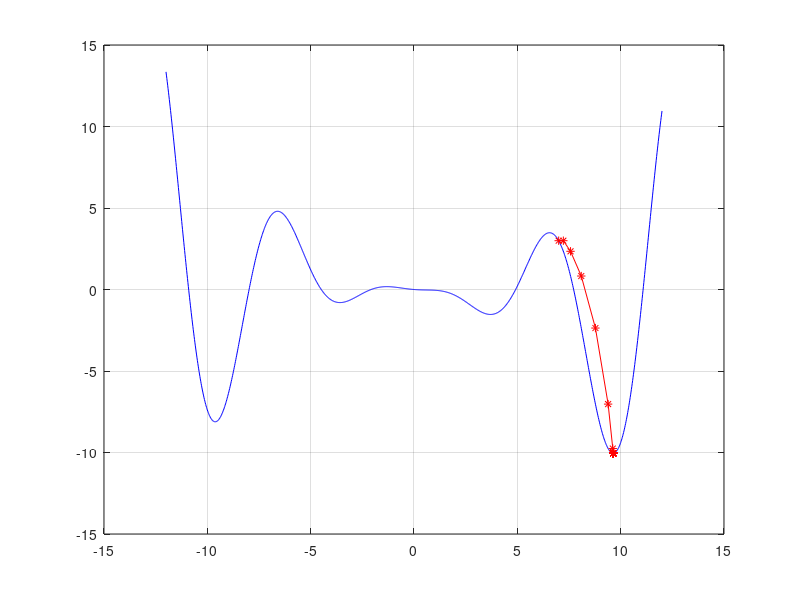

Write MATLAB code to recreate this figure.
% Written by Venki om 12-03-2023

clear all;
close all;
x = -12:0.02:12;
y = (x.^2.*cos(x) - x)/10;
plot(x,y,'b-');
grid on
hold
a(1) = 7;
b(1) = (a(1)^2 * cos(a(1)) - a(1))/10;
alpha = 0.1;
n = 1000;

for j = 2:n
  a(j) = a(j-1) -alpha*(2*a(j-1)*cos(a(j-1)) - a(j-1)*a(j-1)*sin(a(j-1)) -1)/10;
  b(j) = (a(j-1)^2 * cos(a(j-1)) - a(j-1))/10;
end;
plot(a,b,'r*-');


